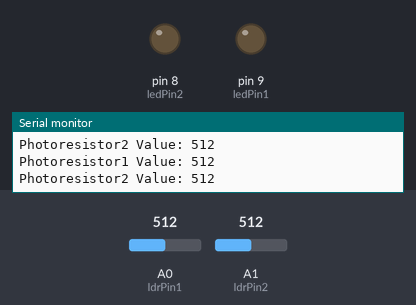
A sketch run on a simulated Arduino Uno, built with avr-gcc and run on an emulated ATmega328P. Shown: output pins drawn as LEDs (lit = HIGH), the last lines printed to the serial monitor. The inputs (shaded band) are chosen by the test bench; at power-on: A0 (ldrPin1) = 512, A1 (ldrPin2) = 512.

Above: at 1.2 s.
1.3 s: A0 (ldrPin1) set to 111
2.8 s: A0 (ldrPin1) set to 93
At 4.0 s:
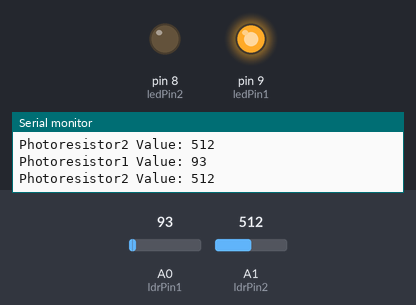
4.3 s: A1 (ldrPin2) set to 104
7.3 s: A1 (ldrPin2) set to 89
At 7.8 s:
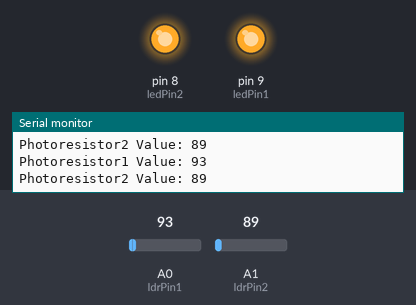
8.8 s: A0 (ldrPin1) set to 110
At 9.4 s:
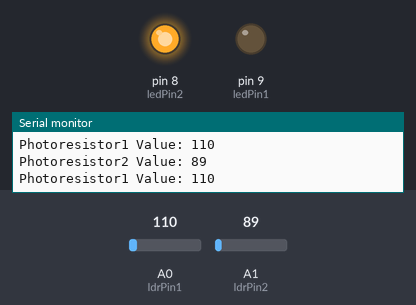
10.3 s: A0 (ldrPin1) set to 90
At 11.0 s:
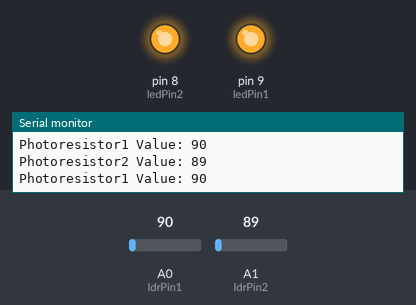
Timing chart, 0 to 12.8 s (numbered marks = the images above; inputs shaded):
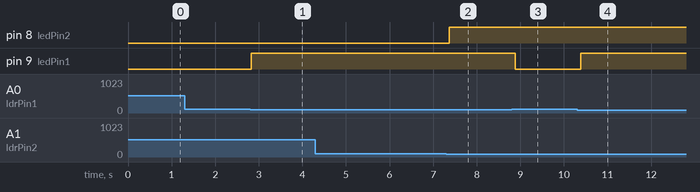

The sketch:

code.ino
```cpp
const int ledPin1 = 9;
const int ldrPin1 = A0;
const int ledPin2 = 8;
const int ldrPin2 = A1;
int lightThreshold1 = 100;
int lightThreshold2 = 100;

void setup() {
  pinMode(ledPin1, OUTPUT);
  pinMode(ldrPin1, INPUT);
  pinMode(ledPin2, OUTPUT);
  pinMode(ldrPin2, INPUT);
  Serial.begin(9600);
}

void loop() {
  int ldrValue1 = analogRead(ldrPin1);
  Serial.print("Photoresistor1 Value: ");
  Serial.println(ldrValue1);

  int ldrValue2 = analogRead(ldrPin2);
  Serial.print("Photoresistor2 Value: ");
  Serial.println(ldrValue2);


  if (ldrValue1 < lightThreshold1) {
    digitalWrite(ledPin1, HIGH);
  } else {
    digitalWrite(ledPin1, LOW);
  }


  if (ldrValue2 < lightThreshold2) {
    digitalWrite(ledPin2, HIGH);
  } else {
    digitalWrite(ledPin2, LOW);
  }

  delay(100);
}
```

Measured:
- the behaviour switches between 100 and 99 on A0 (ldrPin1) (found by bisection; images 0 and 1)
- the behaviour switches between 100 and 99 on A1 (ldrPin2) (found by bisection; images 1 and 2)
- after the input at 2.8 s, pin 9 (ledPin1): LOW → HIGH at once
- after the input at 7.3 s, pin 8 (ledPin2): LOW → HIGH after 0.07 s
- after the input at 8.8 s, pin 9 (ledPin1): HIGH → LOW after 0.08 s
- after the input at 10.3 s, pin 9 (ledPin1): LOW → HIGH after 0.09 s
